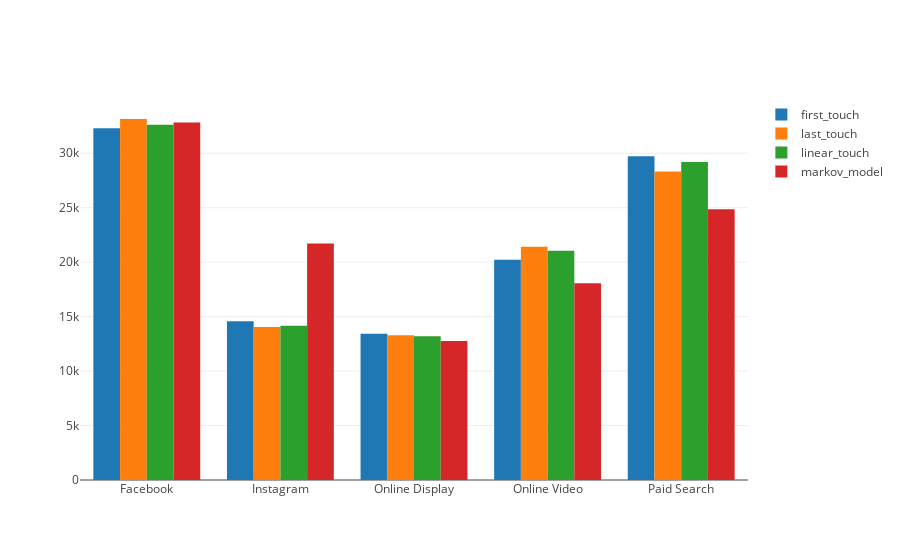

The cell this chart's notebook holds for it:
### Code cell
R2=R[["channel_name","first_touch_value","last_touch_value",\
"linear_touch_value","total_conversion_value"]]
R2.columns=["channel_name","first_touch","last_touch","linear_touch","markov_model"]

R2=pd.melt(R2, id_vars="channel_name")
data = [dict(type = "histogram", histfunc="sum", x = R2.channel_name, y = R2.value,
             transforms = [dict(type = "groupby",groups = R2.variable,)],)]

fig = dict({"data":data})
pio.show(fig,validate=False)

### Figure 1 — Plotly figure (JSON) as saved in the notebook; plotly's stock layout.template omitted (floating-point values rounded to 4 significant figures)
{"data": [{"histfunc": "sum", "transforms": [{"groups": ["first_touch", "first_touch", "first_touch", "first_touch", "first_touch", "last_touch", "last_touch", "last_touch", "last_touch", "last_touch", "linear_touch", "linear_touch", "linear_touch", "linear_touch", "linear_touch", "markov_model", "markov_model", "markov_model", "markov_model", "markov_model"], "type": "groupby"}], "type": "histogram", "x": ["Facebook", "Instagram", "Online Display", "Online Video", "Paid Search", "Facebook", "Instagram", "Online Display", "Online Video", "Paid Search", "Facebook", "Instagram", "Online Display", "Online Video", "Paid Search", "Facebook", "Instagram", "Online Display", "Online Video", "Paid Search"], "y": [32283, 14580.0, 13419, 20230.0, 29724, 33140.0, 14040.0, 13300.0, 21418, 28330.0, 32610.0, 14170.0, 13210.0, 21050.0, 29190.0, 32830.0, 21710.0, 12770.0, 18070.0, 24860.0]}], "layout": {}}
